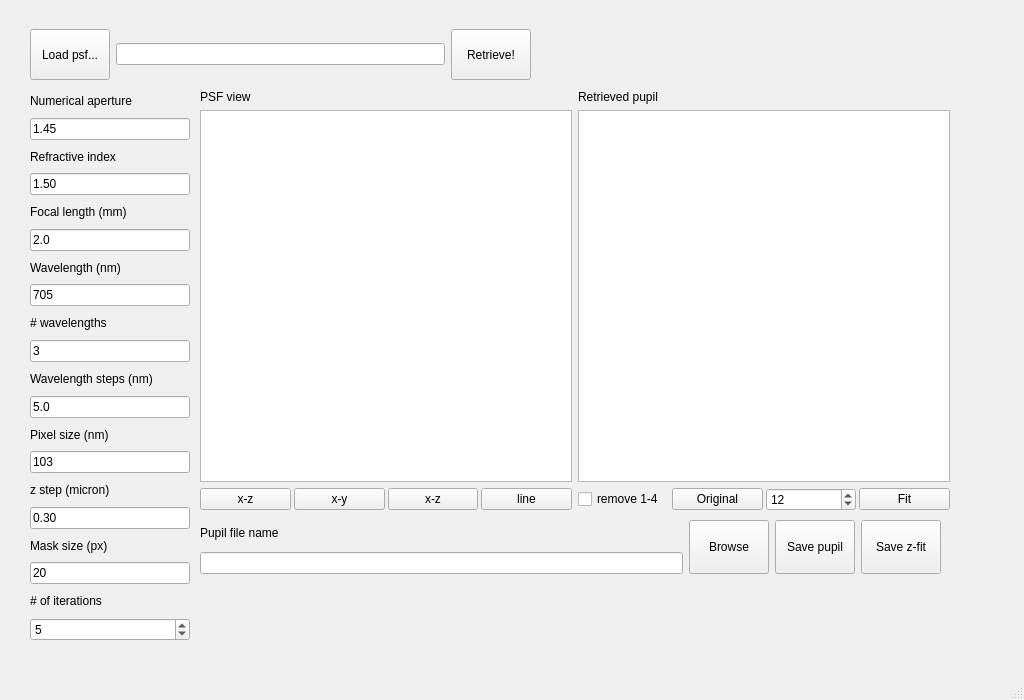
<?xml version="1.0" encoding="UTF-8"?>
<ui version="4.0">
 <class>Form</class>
 <widget class="QMainWindow" name="Form">
  <property name="geometry">
   <rect>
    <x>0</x>
    <y>0</y>
    <width>1024</width>
    <height>700</height>
   </rect>
  </property>
  <property name="windowTitle">
   <string>Phase Retrieval</string>
  </property>
  <widget class="QWidget" name="centralwidget">
   <widget class="QWidget" name="verticalLayoutWidget">
    <property name="geometry">
     <rect>
      <x>30</x>
      <y>90</y>
      <width>160</width>
      <height>551</height>
     </rect>
    </property>
    <layout class="QVBoxLayout" name="verticalLayout_syspara">
     <item>
      <widget class="QLabel" name="label_NA">
       <property name="text">
        <string>Numerical aperture</string>
       </property>
      </widget>
     </item>
     <item>
      <widget class="QLineEdit" name="lineEdit_NA">
       <property name="text">
        <string>1.45</string>
       </property>
      </widget>
     </item>
     <item>
      <widget class="QLabel" name="label_nfrac">
       <property name="text">
        <string>Refractive index</string>
       </property>
      </widget>
     </item>
     <item>
      <widget class="QLineEdit" name="lineEdit_nfrac">
       <property name="text">
        <string>1.50</string>
       </property>
      </widget>
     </item>
     <item>
      <widget class="QLabel" name="label_objfl">
       <property name="text">
        <string>Focal length (mm)</string>
       </property>
      </widget>
     </item>
     <item>
      <widget class="QLineEdit" name="lineEdit_objfl">
       <property name="text">
        <string>2.0</string>
       </property>
      </widget>
     </item>
     <item>
      <widget class="QLabel" name="label_wlc">
       <property name="text">
        <string>Wavelength (nm)</string>
       </property>
      </widget>
     </item>
     <item>
      <widget class="QLineEdit" name="lineEdit_wlc">
       <property name="text">
        <string>705</string>
       </property>
      </widget>
     </item>
     <item>
      <widget class="QLabel" name="label_nwl">
       <property name="text">
        <string># wavelengths</string>
       </property>
      </widget>
     </item>
     <item>
      <widget class="QLineEdit" name="lineEdit_nwl">
       <property name="text">
        <string>3</string>
       </property>
      </widget>
     </item>
     <item>
      <widget class="QLabel" name="label_wlstep">
       <property name="text">
        <string>Wavelength steps (nm)</string>
       </property>
      </widget>
     </item>
     <item>
      <widget class="QLineEdit" name="lineEdit_wlstep">
       <property name="text">
        <string>5.0</string>
       </property>
      </widget>
     </item>
     <item>
      <widget class="QLabel" name="label_pxl">
       <property name="text">
        <string>Pixel size (nm)</string>
       </property>
      </widget>
     </item>
     <item>
      <widget class="QLineEdit" name="lineEdit_pxl">
       <property name="text">
        <string>103</string>
       </property>
      </widget>
     </item>
     <item>
      <widget class="QLabel" name="label_dz">
       <property name="text">
        <string>z step (micron)</string>
       </property>
      </widget>
     </item>
     <item>
      <widget class="QLineEdit" name="lineEdit_zstep">
       <property name="text">
        <string>0.30</string>
       </property>
      </widget>
     </item>
     <item>
      <widget class="QLabel" name="label_mask">
       <property name="text">
        <string>Mask size (px)</string>
       </property>
      </widget>
     </item>
     <item>
      <widget class="QLineEdit" name="lineEdit_mask">
       <property name="text">
        <string>20</string>
       </property>
      </widget>
     </item>
     <item>
      <widget class="QLabel" name="label_nIt">
       <property name="text">
        <string># of iterations</string>
       </property>
      </widget>
     </item>
     <item>
      <widget class="QSpinBox" name="spinBox_nIt">
       <property name="minimum">
        <number>3</number>
       </property>
       <property name="value">
        <number>5</number>
       </property>
      </widget>
     </item>
    </layout>
   </widget>
   <widget class="QWidget" name="gridLayoutWidget">
    <property name="geometry">
     <rect>
      <x>200</x>
      <y>90</y>
      <width>750</width>
      <height>421</height>
     </rect>
    </property>
    <layout class="QGridLayout" name="gridLayout_display">
     <item row="0" column="0">
      <widget class="QLabel" name="label_psfview">
       <property name="text">
        <string>PSF view</string>
       </property>
      </widget>
     </item>
     <item row="0" column="1">
      <widget class="QLabel" name="label_pupilview">
       <property name="text">
        <string>Retrieved pupil</string>
       </property>
      </widget>
     </item>
     <item row="1" column="1">
      <widget class="MatplotlibWidget" name="mpl_pupil"/>
     </item>
     <item row="2" column="0">
      <layout class="QHBoxLayout" name="horizontalLayout">
       <property name="spacing">
        <number>3</number>
       </property>
       <item>
        <widget class="QPushButton" name="pushButton_yzview">
         <property name="sizePolicy">
          <sizepolicy hsizetype="Minimum" vsizetype="Fixed">
           <horstretch>0</horstretch>
           <verstretch>0</verstretch>
          </sizepolicy>
         </property>
         <property name="text">
          <string>x-z</string>
         </property>
        </widget>
       </item>
       <item>
        <widget class="QPushButton" name="pushButton_xyview">
         <property name="sizePolicy">
          <sizepolicy hsizetype="Minimum" vsizetype="Fixed">
           <horstretch>0</horstretch>
           <verstretch>0</verstretch>
          </sizepolicy>
         </property>
         <property name="text">
          <string>x-y</string>
         </property>
        </widget>
       </item>
       <item>
        <widget class="QPushButton" name="pushButton_xzview">
         <property name="sizePolicy">
          <sizepolicy hsizetype="Minimum" vsizetype="Fixed">
           <horstretch>0</horstretch>
           <verstretch>0</verstretch>
          </sizepolicy>
         </property>
         <property name="text">
          <string>x-z</string>
         </property>
        </widget>
       </item>
       <item>
        <widget class="QPushButton" name="pushButton_lineview">
         <property name="sizePolicy">
          <sizepolicy hsizetype="Minimum" vsizetype="Fixed">
           <horstretch>0</horstretch>
           <verstretch>0</verstretch>
          </sizepolicy>
         </property>
         <property name="text">
          <string>line</string>
         </property>
        </widget>
       </item>
      </layout>
     </item>
     <item row="2" column="1">
      <layout class="QHBoxLayout" name="horizontalLayout_3">
       <property name="spacing">
        <number>3</number>
       </property>
       <item>
        <widget class="QCheckBox" name="checkBox_rm4">
         <property name="text">
          <string>remove 1-4</string>
         </property>
        </widget>
       </item>
       <item>
        <widget class="QPushButton" name="pushButton_pfraw">
         <property name="sizePolicy">
          <sizepolicy hsizetype="Minimum" vsizetype="Fixed">
           <horstretch>0</horstretch>
           <verstretch>0</verstretch>
          </sizepolicy>
         </property>
         <property name="text">
          <string>Original</string>
         </property>
        </widget>
       </item>
       <item>
        <widget class="QSpinBox" name="spinBox_nmode">
         <property name="minimum">
          <number>5</number>
         </property>
         <property name="value">
          <number>12</number>
         </property>
        </widget>
       </item>
       <item>
        <widget class="QPushButton" name="pushButton_pffit">
         <property name="sizePolicy">
          <sizepolicy hsizetype="Minimum" vsizetype="Fixed">
           <horstretch>0</horstretch>
           <verstretch>0</verstretch>
          </sizepolicy>
         </property>
         <property name="text">
          <string>Fit</string>
         </property>
        </widget>
       </item>
      </layout>
     </item>
     <item row="1" column="0">
      <widget class="MatplotlibWidget" name="mpl_psf"/>
     </item>
    </layout>
   </widget>
   <widget class="QWidget" name="horizontalLayoutWidget_4">
    <property name="geometry">
     <rect>
      <x>200</x>
      <y>520</y>
      <width>741</width>
      <height>54</height>
     </rect>
    </property>
    <layout class="QHBoxLayout" name="horizontalLayout_pfsave">
     <item>
      <layout class="QVBoxLayout" name="verticalLayout">
       <item>
        <widget class="QLabel" name="label_pupilfname">
         <property name="text">
          <string>Pupil file name</string>
         </property>
        </widget>
       </item>
       <item>
        <widget class="QLineEdit" name="lineEdit_pupilfname"/>
       </item>
      </layout>
     </item>
     <item>
      <widget class="QPushButton" name="pushButton_pfbrowse">
       <property name="sizePolicy">
        <sizepolicy hsizetype="Minimum" vsizetype="Expanding">
         <horstretch>0</horstretch>
         <verstretch>0</verstretch>
        </sizepolicy>
       </property>
       <property name="text">
        <string>Browse</string>
       </property>
      </widget>
     </item>
     <item>
      <widget class="QPushButton" name="pushButton_savepupil">
       <property name="sizePolicy">
        <sizepolicy hsizetype="Minimum" vsizetype="Expanding">
         <horstretch>0</horstretch>
         <verstretch>0</verstretch>
        </sizepolicy>
       </property>
       <property name="text">
        <string>Save pupil</string>
       </property>
      </widget>
     </item>
     <item>
      <widget class="QPushButton" name="pushButton_savefit">
       <property name="sizePolicy">
        <sizepolicy hsizetype="Minimum" vsizetype="Expanding">
         <horstretch>0</horstretch>
         <verstretch>0</verstretch>
        </sizepolicy>
       </property>
       <property name="text">
        <string>Save z-fit</string>
       </property>
      </widget>
     </item>
    </layout>
   </widget>
   <widget class="QWidget" name="horizontalLayoutWidget">
    <property name="geometry">
     <rect>
      <x>30</x>
      <y>29</y>
      <width>501</width>
      <height>51</height>
     </rect>
    </property>
    <layout class="QHBoxLayout" name="horizontalLayout_load">
     <item>
      <widget class="QPushButton" name="pushButton_loadpsf">
       <property name="sizePolicy">
        <sizepolicy hsizetype="Minimum" vsizetype="Minimum">
         <horstretch>0</horstretch>
         <verstretch>0</verstretch>
        </sizepolicy>
       </property>
       <property name="text">
        <string>Load psf...</string>
       </property>
      </widget>
     </item>
     <item>
      <widget class="QLineEdit" name="lineEdit_loadpsf"/>
     </item>
     <item>
      <widget class="QPushButton" name="pushButton_retrieve">
       <property name="sizePolicy">
        <sizepolicy hsizetype="Minimum" vsizetype="Expanding">
         <horstretch>0</horstretch>
         <verstretch>0</verstretch>
        </sizepolicy>
       </property>
       <property name="text">
        <string>Retrieve!</string>
       </property>
      </widget>
     </item>
    </layout>
   </widget>
  </widget>
  <widget class="QMenuBar" name="menubar">
   <property name="geometry">
    <rect>
     <x>0</x>
     <y>0</y>
     <width>1024</width>
     <height>22</height>
    </rect>
   </property>
  </widget>
  <widget class="QStatusBar" name="statusbar"/>
 </widget>
 <customwidgets>
  <customwidget>
   <class>MatplotlibWidget</class>
   <extends>QGraphicsView</extends>
   <header>matplotlibwidget.h</header>
  </customwidget>
 </customwidgets>
 <resources/>
 <connections/>
</ui>
